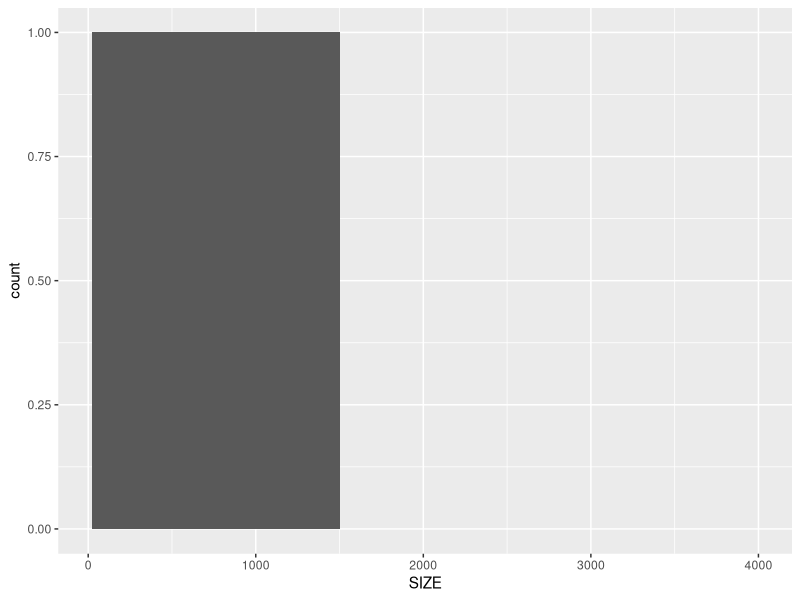
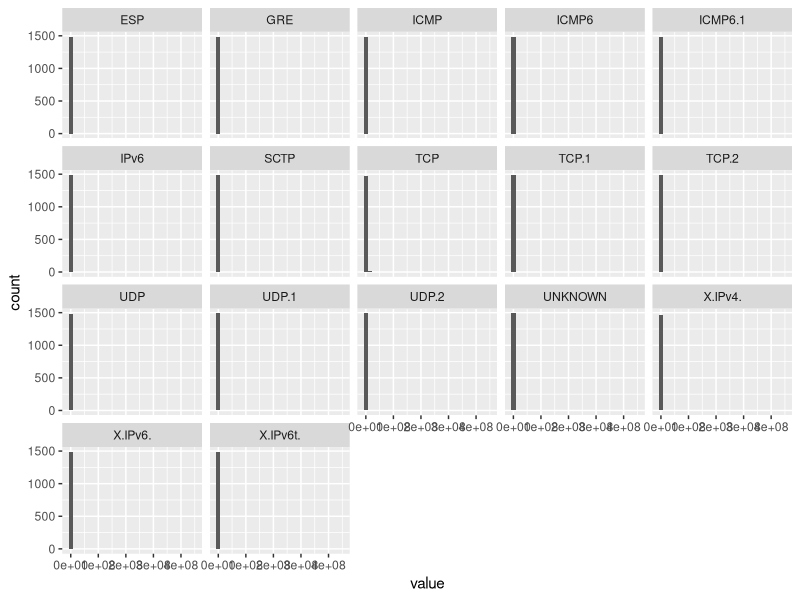
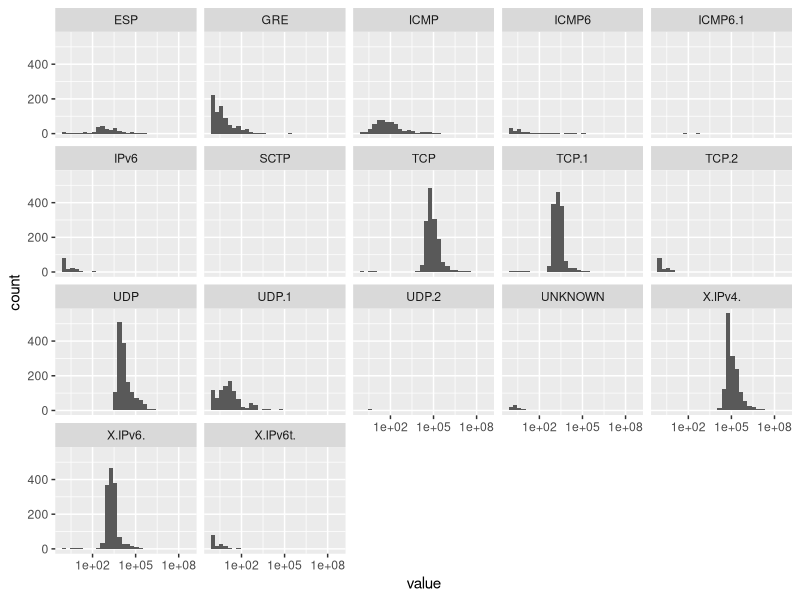
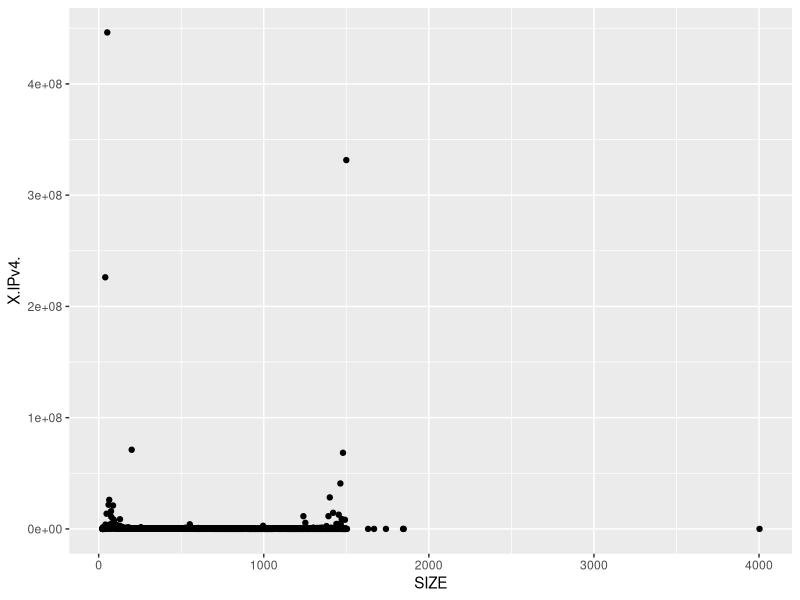
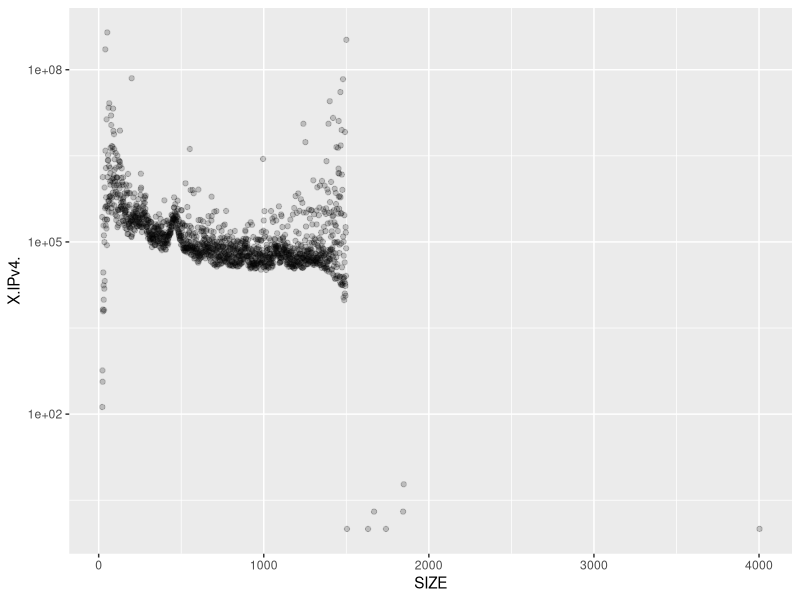
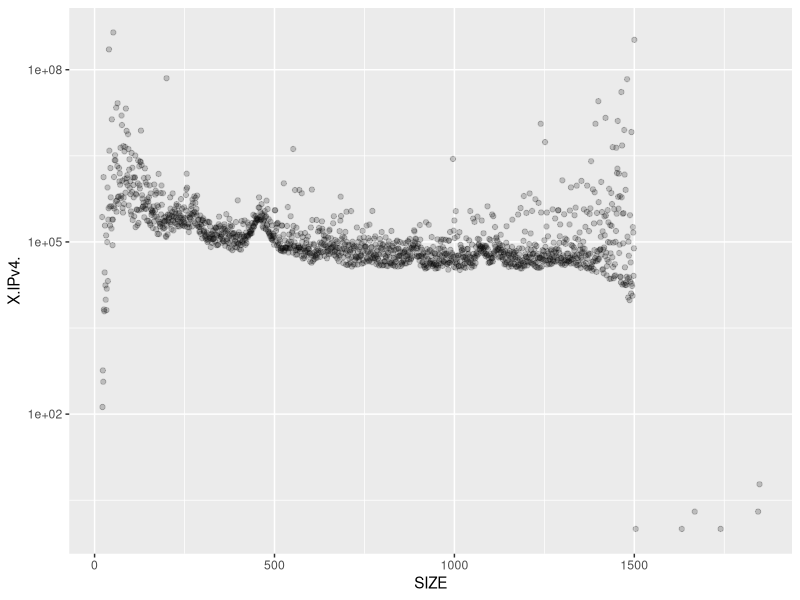
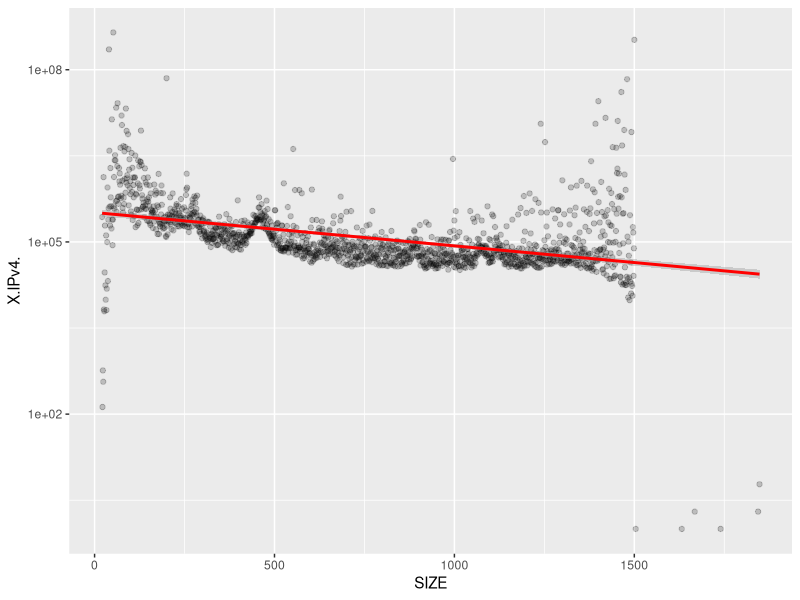
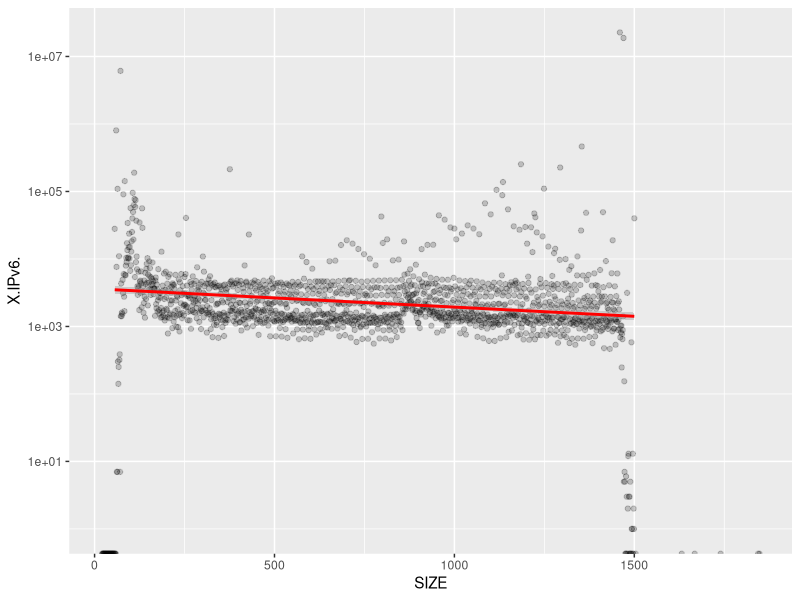

Recreate these plots in R, in order.
## ---- chunk 1
library(reshape2)
library(ggplot2)
library(GGally)
library(dplyr)
library(tidyr)
## ---- chunk 2
# Load the Data
data <- read.csv("equinix-chicago.dirA.20160406-130000.UTC.df.txt", sep="",
                 comment.char = ';')
## ---- chunk 3
names(data)

## ---- chunk 4
sample_n(data, 5)
## ---- chunk 5
ggplot(data=data)  +
  geom_histogram( aes(SIZE), binwidth=1)
## ---- chunk 6
head(data$SIZE, 10)
tail(data$SIZE, 10)
## ---- chunk 7
ggplot( gather( subset(data, select=-c(SIZE))), aes(value)) +
  geom_histogram() +
  facet_wrap(~key)
## ---- chunk 8
ggplot( gather( subset(data, select=-c(SIZE))), aes(value)) +
  geom_histogram() +
  scale_x_log10() +
  facet_wrap(~key)
## ---- chunk 9
ggplot(data=data)  +
  geom_point( aes(x=SIZE, y=X.IPv4.) )
## ---- chunk 10
ggplot(data=data)  +
  geom_point( aes(x=SIZE, y=X.IPv4.), alpha=1/5 ) +
  scale_y_log10()
## ---- chunk 11
ggplot(data=subset(data, SIZE<2000))  +
  geom_point( aes(x=SIZE, y=X.IPv4.), alpha=1/5 ) +
  scale_y_log10()
## ---- chunk 12
ggplot(data=subset(data, SIZE<2000))  +
  geom_point( aes(x=SIZE, y=X.IPv4.), alpha=1/5 ) +
  scale_y_log10() +
  geom_smooth( aes(x=SIZE, y=X.IPv4.), method='lm', color='red')
## ---- chunk 13
ggplot(data=subset(data, SIZE<2000))  +
  geom_point( aes(x=SIZE, y=X.IPv6.), alpha=1/5 ) +
  scale_y_log10() +
  geom_smooth( aes(x=SIZE, y=X.IPv6.), method='lm', color='red')
## ---- chunk 14
ggplot(data=subset(data, SIZE<2000))  +
  geom_point( aes(x=SIZE, y=X.IPv6t.), alpha=1/5 ) +
  scale_y_log10() +
  geom_smooth( aes(x=SIZE, y=X.IPv6t.), method='lm', color='red')
## ---- chunk 15
ggplot(data=data)  +
  geom_point( aes(x=SIZE, y=X.IPv4.), alpha=1/5 ) +
  scale_y_log10() +
  scale_x_log10() +
  geom_smooth( aes(x=SIZE, y=X.IPv4.), method='lm', color='red')
## ---- chunk 16
ggplot(data=data)  +
  geom_point( aes(x=SIZE, y=X.IPv6.), alpha=1/5 ) +
  scale_y_log10() +
  scale_x_log10() +
  geom_smooth( aes(x=SIZE, y=X.IPv6.), method='lm', color='red')
## ---- chunk 17
ggplot(data=data)  +
  geom_point( aes(x=SIZE, y=X.IPv6t.), alpha=1/5 ) +
  scale_y_log10() +
  scale_x_log10() +
  geom_smooth( aes(x=SIZE, y=X.IPv6t.), method='lm', color='red')
## ---- chunk 18
summary(data)
## ---- chunk 19
colSums(data)
## ---- chunk 20
# To do the hierarchical categories, we first separate data into subets,
# perform the melt. Then finally combine them.

# Select the subset to perform melt on.
# Other uninteresting types are ignored intentionally.
data4 <- subset(data, select=c("SIZE", "X.IPv4.", "TCP", "UDP", "ICMP"))

# Rename the columns to be more readable
names(data4) <- c("SIZE", "TOTAL", "TCP", "UDP", "ICMP")

# Do the melt
data4m <- melt(data4, id=c("SIZE"),
               variable.name = 'TYPE', value.name='PACKET_COUNTS')

# Create the new group variable
data4m$GROUP = "IPv4"


# The same step for the 2nd group
data6 <- subset(data,
                select=c("SIZE", "X.IPv6.", "TCP.1", "UDP.1", "ICMP6"))
names(data6) <- c("SIZE", "TOTAL", "TCP", "UDP", "ICMP")
data6m <- melt(data6, id=c("SIZE"),
               variable.name = 'TYPE', value.name='PACKET_COUNTS')
data6m$GROUP = "IPv6"

# The same step for the 3rd group
data6t <- subset(data,
                 select=c("SIZE", "X.IPv6t.", "TCP.2", "UDP.2", "ICMP6.1"))
names(data6t) <- c("SIZE", "TOTAL", "TCP", "UDP", "ICMP")
data6tm <- melt(data6t, id=c("SIZE"),
                variable.name = 'TYPE', value.name='PACKET_COUNTS')
data6tm$GROUP = "IPv6t"


# Finally, concatenate all three
data_final <- rbind(data4m, data6m, data6tm)

# convert from char to factor
data_final$GROUP = factor(data_final$GROUP)

names(data_final)
## ---- chunk 21
sample_n(data_final, 5)
## ---- chunk 22
ggplot(data=subset(data_final, GROUP=="IPv4"))  +
  ggtitle("IPv4") +
  geom_point( aes(x=SIZE, y=PACKET_COUNTS, color=TYPE), alpha=1/10 ) +
  scale_y_log10() +
  scale_x_log10() +
  geom_smooth( aes(x=SIZE, y=PACKET_COUNTS, group=TYPE, color=TYPE),
               method='lm')
## ---- chunk 23
summarize( 
  group_by(subset(data_final, GROUP=="IPv4"), TYPE),
  Mean=mean(PACKET_COUNTS),
  Median=median(PACKET_COUNTS),
  Sum=sum(PACKET_COUNTS))
## ---- chunk 24
ggplot(data=subset(data_final, GROUP=="IPv6"))  +
  ggtitle("IPv6") +
  geom_point( aes(x=SIZE, y=PACKET_COUNTS, color=TYPE), alpha=1/10 ) +
  scale_y_log10() +
  scale_x_log10() +
  geom_smooth( aes(x=SIZE, y=PACKET_COUNTS, group=TYPE, color=TYPE),
               method='lm')
## ---- chunk 25
summarize( 
  group_by(subset(data_final, GROUP=="IPv6"), TYPE),
  Mean=mean(PACKET_COUNTS),
  Median=median(PACKET_COUNTS),
  Sum=sum(PACKET_COUNTS))
## ---- chunk 26
ggplot(data=subset(data_final, GROUP=="IPv6t"))  +
  ggtitle("IPv6t") +
  geom_point( aes(x=SIZE, y=PACKET_COUNTS, color=TYPE), alpha=1/10 ) +
  scale_y_log10() +
  scale_x_log10() +
  geom_smooth( aes(x=SIZE, y=PACKET_COUNTS, group=TYPE, color=TYPE),
               method='lm')
## ---- chunk 27
summarize( 
  group_by(subset(data_final, GROUP=="IPv6t"), TYPE),
  Mean=mean(PACKET_COUNTS),
  Median=median(PACKET_COUNTS),
  Sum=sum(PACKET_COUNTS))
## ---- chunk 28
ggplot(data=subset(data_final, TYPE=="TOTAL"))  +
  ggtitle("TOTAL") +
  geom_point( aes(x=SIZE, y=PACKET_COUNTS, color=GROUP), alpha=1/10 ) +
  scale_y_log10() +
  scale_x_log10() +
  geom_smooth( aes(x=SIZE, y=PACKET_COUNTS, group=GROUP, color=GROUP),
               method='lm')
## ---- chunk 29
summarize( 
  group_by(subset(data_final, TYPE=="TOTAL"), GROUP),
  Mean=mean(PACKET_COUNTS),
  Median=median(PACKET_COUNTS),
  Sum=sum(PACKET_COUNTS))
## ---- chunk 30
ggplot(data=subset(data_final, TYPE=="TCP"))  +
  ggtitle("TCP") +
  geom_point( aes(x=SIZE, y=PACKET_COUNTS, color=GROUP), alpha=1/10 ) +
  scale_y_log10() +
  scale_x_log10() +
  geom_smooth( aes(x=SIZE, y=PACKET_COUNTS, group=GROUP, color=GROUP),
               method='lm')
## ---- chunk 31
summarize( 
  group_by(subset(data_final, TYPE=="TCP"), GROUP),
  Mean=mean(PACKET_COUNTS),
  Median=median(PACKET_COUNTS),
  Sum=sum(PACKET_COUNTS))
## ---- chunk 32
ggplot(data=subset(data_final, TYPE=="UDP"))  +
  ggtitle("UDP") +
  geom_point( aes(x=SIZE, y=PACKET_COUNTS, color=GROUP), alpha=1/10 ) +
  scale_y_log10() +
  scale_x_log10() +
  geom_smooth( aes(x=SIZE, y=PACKET_COUNTS, group=GROUP, color=GROUP),
               method='lm')
## ---- chunk 33
summarize( 
  group_by(subset(data_final, TYPE=="UDP"), GROUP),
  Mean=mean(PACKET_COUNTS),
  Median=median(PACKET_COUNTS),
  Sum=sum(PACKET_COUNTS))
## ---- chunk 34
ggplot(data=subset(data_final, TYPE=="ICMP"))  +
  ggtitle("ICMP") +
  geom_point( aes(x=SIZE, y=PACKET_COUNTS, color=GROUP), alpha=1/10 ) +
  scale_y_log10() +
  scale_x_log10() +
  geom_smooth( aes(x=SIZE, y=PACKET_COUNTS, group=GROUP, color=GROUP),
               method='lm')
## ---- chunk 35
summarize( 
  group_by(subset(data_final, TYPE=="ICMP"), GROUP),
  Mean=mean(PACKET_COUNTS),
  Median=median(PACKET_COUNTS),
  Sum=sum(PACKET_COUNTS))
## ---- chunk 36
ggplot()  +
  geom_point( data=subset(data_final, GROUP=="IPv4"),
              aes(x=SIZE, y=PACKET_COUNTS, color=TYPE),
              alpha=1/10, palette = "Greens" ) +
  #scale_colour_brewer(palette = "Greens") +
  geom_line( data=subset(data_final, GROUP=="IPv6"),
             aes(x=SIZE, y=PACKET_COUNTS, color=TYPE),
             alpha=1/10, palette = "Purples" ) +  
  #scale_colour_brewer(palette = "Purples") +
  scale_y_log10() +
  scale_x_log10()
## ---- chunk 37
ggplot()  +
  geom_point( data=data_final,
              aes(x=SIZE, y=PACKET_COUNTS, color=TYPE, shape=GROUP),
              alpha=1/3 ) +
  scale_y_log10() +
  scale_x_log10()
## ---- chunk 38
ggplot()  +
  geom_point( data=data_final,
              aes(x=SIZE, y=PACKET_COUNTS, color=GROUP, shape=TYPE),
              alpha=1/3 ) +
  scale_y_log10() +
  scale_x_log10()
## ---- chunk 39
ggplot()  +
  geom_point( data=subset(data_final, TYPE!="TOTAL"),
              aes(x=SIZE, y=PACKET_COUNTS, color=TYPE, shape=GROUP),
              alpha=1/3 ) +
  scale_y_log10() +
  scale_x_log10()
## ---- chunk 40
ggplot()  +
  geom_point( data=subset(data_final, TYPE!="TOTAL"),
              aes(x=SIZE, y=PACKET_COUNTS, color=GROUP, shape=TYPE),
              alpha=1/3 ) +
  scale_y_log10() +
  scale_x_log10()
## ---- chunk 41
data_final$GROUP_TYPE <- paste(data_final$GROUP, data_final$TYPE)
data_final$GROUP_TYPE <- factor(data_final$GROUP_TYPE)
sample_n(data_final,5)
## ---- chunk 42
ggplot()  +
  geom_point( data=subset(data_final, TYPE!="TOTAL"),
              aes(x=SIZE, y=PACKET_COUNTS, color=GROUP_TYPE),
              alpha=1/5 ) +
  scale_y_log10() +
  scale_x_log10() +
  scale_colour_brewer(palette = "Set1")
## ---- chunk 43
ggplot()  +
  ggtitle("Packet counts by size for all groups/types of packets") +
  geom_point( data=subset(data_final, TYPE!="TOTAL"),
              aes(x=SIZE, y=PACKET_COUNTS, color=GROUP_TYPE),
              alpha=1/3 ) +
  scale_y_log10() +
  scale_x_log10() +
  scale_color_manual(values=c("#ea6c1f", "#fd9e0c", "#edc374", # orange
                              "#008000", "#a1cc3a", "#d3ffce", # green
                              "#0a4f75", "#91bbe4", "#d7e4f5")) # blue  
## ---- chunk 44
ggplot(data=subset(data_final, TYPE=="TOTAL"))  +
  ggtitle("Packet counts by size for IPv4, IPv6, and IPv6t group") +
  geom_point( aes(x=SIZE, y=PACKET_COUNTS, color=GROUP),
              alpha=1/10 ) +
  scale_y_log10() +
  scale_x_log10() +
  scale_color_manual(values=c("#fd9e0c", # orange
                              "#a1cc3a", # green
                              "#91bbe4")) +     # blue  
  geom_smooth( aes(x=SIZE, y=PACKET_COUNTS, group=GROUP, color=GROUP),
               method='lm')
## ---- chunk 45
ggplot(data=subset(data_final, TYPE=="UDP"))  +
  ggtitle("UDP packet counts by size for IPv4, IPv6, and IPv6t") +
  geom_point( aes(x=SIZE, y=PACKET_COUNTS, color=GROUP),
              alpha=1/10 ) +
  scale_y_log10() +
  scale_x_log10() +
  scale_color_manual(values=c("#fd9e0c", # orange
                              "#a1cc3a", # green
                              "#91bbe4")) +     # blue   
  geom_smooth( aes(x=SIZE, y=PACKET_COUNTS, group=GROUP, color=GROUP),
               method='lm')
